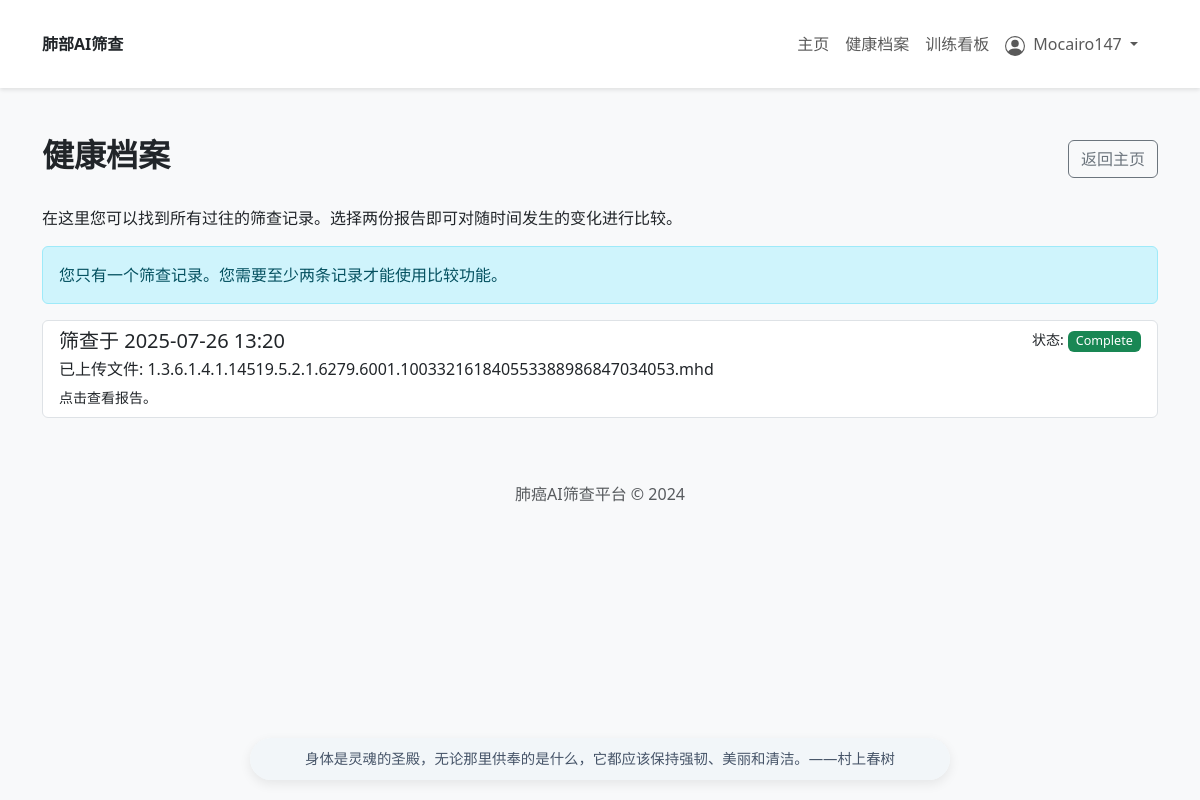
Page /health_profile (signed in) on the committed database.
### app/models.py (models this page shows, shortened)
class User(UserMixin, db.Model):
    id = db.Column(db.Integer, primary_key=True)
    username = db.Column(db.String(150), unique=True, nullable=False)
    password = db.Column(db.String(150), nullable=False)
    screenings = db.relationship('ScreeningSession', backref='user', lazy='dynamic')

class ScreeningSession(db.Model):
    id = db.Column(db.Integer, primary_key=True)
    user_id = db.Column(db.Integer, db.ForeignKey('user.id'), nullable=False)
    timestamp = db.Column(db.DateTime, index=True, default=datetime.utcnow)
    age = db.Column(db.Integer)
    gender = db.Column(db.String(50))
    smoking_status = db.Column(db.String(50))
    packs_per_day = db.Column(db.Integer, default=0)
    years_smoked = db.Column(db.Integer, default=0)
    pack_years = db.Column(db.Integer)
    family_history = db.Column(db.String(10))
    occupational_exposure = db.Column(db.String(10))
    previous_cancer_history = db.Column(db.String(10))
    original_filename = db.Column(db.String(256))
    saved_filename = db.Column(db.String(256)) # The secure filename saved on the server
    analysis_result = db.Column(JSON)
    status = db.Column(db.String(50), default='Pending Analysis') # e.g., Pending, Processing, Complete, Failed
    ai_summary = db.Column(db.Text)
    image_2d_slice_top = db.Column(db.String(256))
    image_2d_slice_center = db.Column(db.String(256))
    image_2d_slice_bottom = db.Column(db.String(256))
    image_3d_default = db.Column(db.String(256))
    image_3d_mip = db.Column(db.String(256))
    image_3d_iso = db.Column(db.String(256))

### app/views.py (the view)
@bp.route('/health_profile')
@login_required
def health_profile():
    screenings = ScreeningSession.query.filter_by(user_id=current_user.id).order_by(ScreeningSession.timestamp.desc()).all()
    return render_template('health_profile.html', title='健康档案', screenings=screenings)

### templates/health_profile.html (shortened to what this page needs)
{% extends "base.html" %}
{% block content %}
<div class="container py-5">
    <div class="d-flex justify-content-between align-items-center mb-4">
        <h2 class="fw-bold">健康档案</h2>
        <div>
            <a href="{{ url_for('main.index') }}" class="btn btn-outline-secondary">返回主页</a>
        </div>
    </div>
    <p>在这里您可以找到所有过往的筛查记录。选择两份报告即可对随时间发生的变化进行比较。</p>
    {% if screenings and screenings|length >= 2 %}
    <form action="{{ url_for('main.compare_reports') }}" method="GET" id="compareForm">
        <button type="submit" id="compareBtn" class="btn btn-success mb-3" disabled>
            <svg xmlns="http://www.w3.org/2000/svg" width="16" height="16" fill="currentColor" class="bi bi-arrow-repeat me-1" viewBox="0 0 16 16">
                <path d="M11.534 7h3.932a.25.25 0 0 1 .192.41l-1.966 2.36a.25.25 0 0 1-.384 0l-1.966-2.36a.25.25 0 0 1 .192-.41zm-11 2h3.932a.25.25 0 0 0 .192-.41L2.692 6.23a.25.25 0 0 0-.384 0L.342 8.59A.25.25 0 0 0 .534 9z"/>
                <path fill-rule="evenodd" d="M8 3c-1.552 0-2.94.707-3.857 1.818a.5.5 0 1 1-.771-.636A6.002 6.002 0 0 1 13.917 7H12.5a.5.5 0 0 1 0-1h1.417A5.002 5.002 0 0 0 8 3zM3.5 12a.5.5 0 0 1 .5.5v1a.5.5 0 0 1-1 0v-1a.5.5 0 0 1 .5-.5zm2.5 0a.5.5 0 0 1 .5.5v1a.5.5 0 0 1-1 0v-1a.5.5 0 0 1 .5-.5z"/>
            </svg>
            比较选定报告
        </button>
        <div class="list-group">
            {% for screening in screenings %}
            <label class="list-group-item d-flex gap-3">
                <input class="form-check-input flex-shrink-0" type="checkbox" name="report_ids" value="{{ screening.id }}" style="font-size: 1.375em;">
                <span class="pt-1 form-checked-content">
                    <strong>筛查于 {{ screening.timestamp.strftime('%Y-%m-%d %H:%M') }}</strong>
                    <small class="d-block text-muted">
                        文件: {{ screening.original_filename }} |
                        状态: <span class="badge
                        {% if screening.status == 'Complete' %}bg-success
                        {% elif screening.status == 'Failed' %}bg-danger
                        {% else %}bg-secondary
                        {% endif %}">{{ screening.status }}</span> |
                        结节: {{ screening.analysis_result.nodules_found|default('N/A') }}
                    </small>
                </span>
            </label>
            {% endfor %}
        </div>
    </form>
    {% elif screenings %}
        <div class="alert alert-info" role="alert">
           您只有一个筛查记录。您需要至少两条记录才能使用比较功能。
        </div>
        <div class="list-group">
            {% for screening in screenings %}
            <a href="{{ url_for('main.report', screening_id=screening.id) }}" class="list-group-item list-group-item-action flex-column align-items-start">
                <div class="d-flex w-100 justify-content-between">
                    <h5 class="mb-1">筛查于 {{ screening.timestamp.strftime('%Y-%m-%d %H:%M') }}</h5>
                    <small>状态: <span class="badge
                        {% if screening.status == 'Complete' %}bg-success
                        {% elif screening.status == 'Failed' %}bg-danger
                        {% else %}bg-secondary
                        {% endif %}">{{ screening.status }}</span></small>
                </div>
                <p class="mb-1">已上传文件: {{ screening.original_filename }}</p>
                <small>点击查看报告。</small>
            </a>
            {% endfor %}
        </div>
    {% else %}
    <div class="alert alert-info" role="alert">
        您还没有任何筛查历史。开始您的第一次筛查，以建立您的健康档案。
    </div>
    {% endif %}
</div>
{% endblock %}

### templates/base.html (shortened to what this page needs)
<!doctype html>
<html lang="zh-CN">
  <head>
    <link href="https://cdn.jsdelivr.net/npm/bootstrap@5.3.0/dist/css/bootstrap.min.css" rel="stylesheet">
    <link href="{{ url_for('static', filename='css/style.css') }}" rel="stylesheet">
  </head>
  <body class="{{ body_class|default('main-bg') }}">
    {% block header %}
        {% if current_user.is_authenticated %}
        <header class="main-header">
            <div class="container d-flex justify-content-between align-items-center">
                <a class="navbar-brand" href="{{ url_for('main.index') }}">
                    <strong>肺部AI筛查</strong>
                </a>
                <nav class="navbar navbar-expand-lg navbar-light">
                    <div class="container-fluid">
                        <div class="collapse navbar-collapse" id="navbarNav">
                            <ul class="navbar-nav me-auto mb-2 mb-lg-0">
                                <li class="nav-item">
                                    <a class="nav-link {% if request.endpoint == 'main.index' %}active{% endif %}" aria-current="page" href="{{ url_for('main.index') }}">主页</a>
                                </li>
                                <li class="nav-item">
                                    <a class="nav-link" href="{{ url_for('main.health_profile') }}">健康档案</a>
                                </li>
                                <li class="nav-item">
                                    <a class="nav-link" href="{{ url_for('main.training_board') }}">训练看板</a>
                                </li>
                            </ul>
                            <ul class="navbar-nav ms-auto">
                                {% if current_user.is_authenticated %}
                                    <li class="nav-item dropdown">
                                        <a class="nav-link dropdown-toggle" href="#" id="navbarDropdown" role="button" data-bs-toggle="dropdown" aria-expanded="false">
                                            {{ current_user.username }}
                                        </a>
                                    </li>
                                {% else %}
                                    <li class="nav-item">
                                        <a href="{{ url_for('main.login') }}" class="btn btn-outline-primary btn-sm">登录</a>
                                    </li>
                                {% endif %}
                            </ul>
                        </div>
                    </div>
                </nav>
            </div>
        </header>
        {% endif %}
    {% endblock %}
    <main>
        {% block content %}{% endblock %}
    </main>
<footer class="footer mt-auto py-3 bg-light">
    <div class="container text-center">
        <span class="text-muted">肺癌AI筛查平台 © 2024</span>
    </div>
</footer>
{% include '_quote_ticker.html' %}
  </body>
</html>

### static/css/style.css (style rules this page uses)
html { height: 100%; }
body.main-bg { background-color: #f8f9fa; }
.main-header { background-color: #ffffff; box-shadow: 0 2px 4px rgba(0,0,0,.1); padding: 1rem 0; }
.badge { font-size: 0.9em; font-weight: 500; }

### rows in the picture
User: username "Mocairo147"
ScreeningSession: timestamp "2025-07-26 13:20", status "Complete", original_filename "1.3.6.1.4.1.14519.5.2.1.6279.6001.100332161840553388986847034053.mhd"
